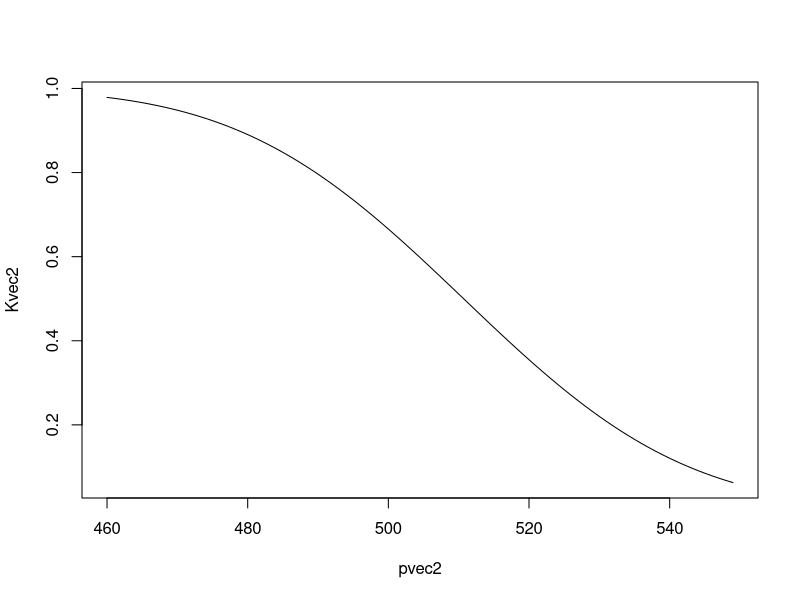
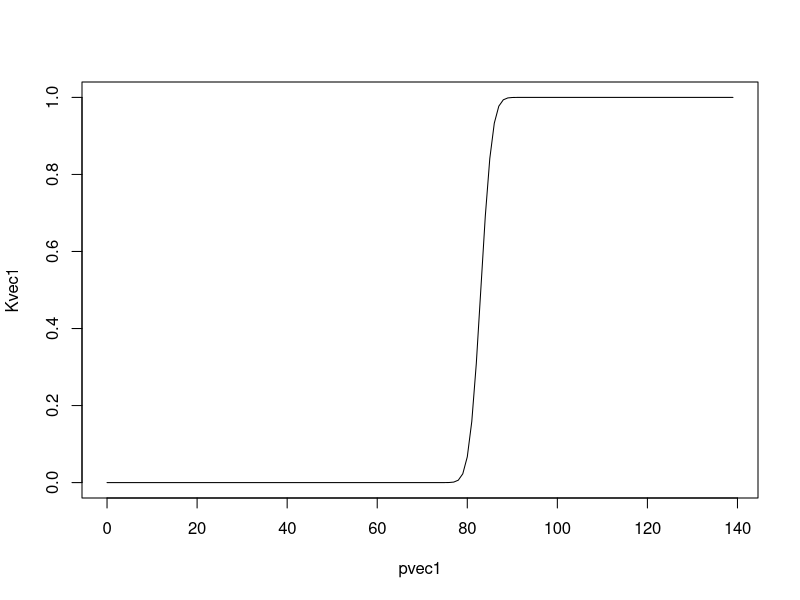

Generate these figures, in order, with R:
## ---- chunk 1
pnorm((22.5-25)/sqrt(2.25))
## ---- chunk 2
pnorm((510.7-530)/sqrt(225))
## ---- chunk 3
pnorm(0)
## ---- chunk 4
p1= 460
pvec2 = numeric()
Kvec2 = numeric()
while (p1<550)
{pvec2 = c(pvec2, p1)
Kvec2 = c(Kvec2,pnorm((510.7-p1)/25))
p1 = p1+1 
}
plot(pvec2, Kvec2,"l")
## ---- chunk 5
pnorm((507.35-530)/sqrt(225))
## ---- chunk 6
pnorm((497.45-530)/sqrt(225))
## ---- chunk 7
1- pnorm((83-80)/sqrt(100/25))
## ---- chunk 8
1- pnorm((83-80)/sqrt(100/25))
## ---- chunk 9
1- pnorm((83-83)/sqrt(100/25))
## ---- chunk 10
1- pnorm((83-86)/sqrt(100/25))
## ---- chunk 11
p=0
pvec1 = numeric()
Kvec1 = numeric()
while (p<140)
{pvec1 = c(pvec1, p)
Kvec1 = c(Kvec1,1-pnorm((83-p)/sqrt(100/25)))
p = p+1 
}
plot(pvec1, Kvec1,"l")
## ---- chunk 12
1-pnorm((83.41-80)/sqrt(100/25))
## ---- chunk 13
qnorm(0.05)
qnorm(0.95)
## ---- chunk 14
qnorm(0.05)
qnorm(0.9)
